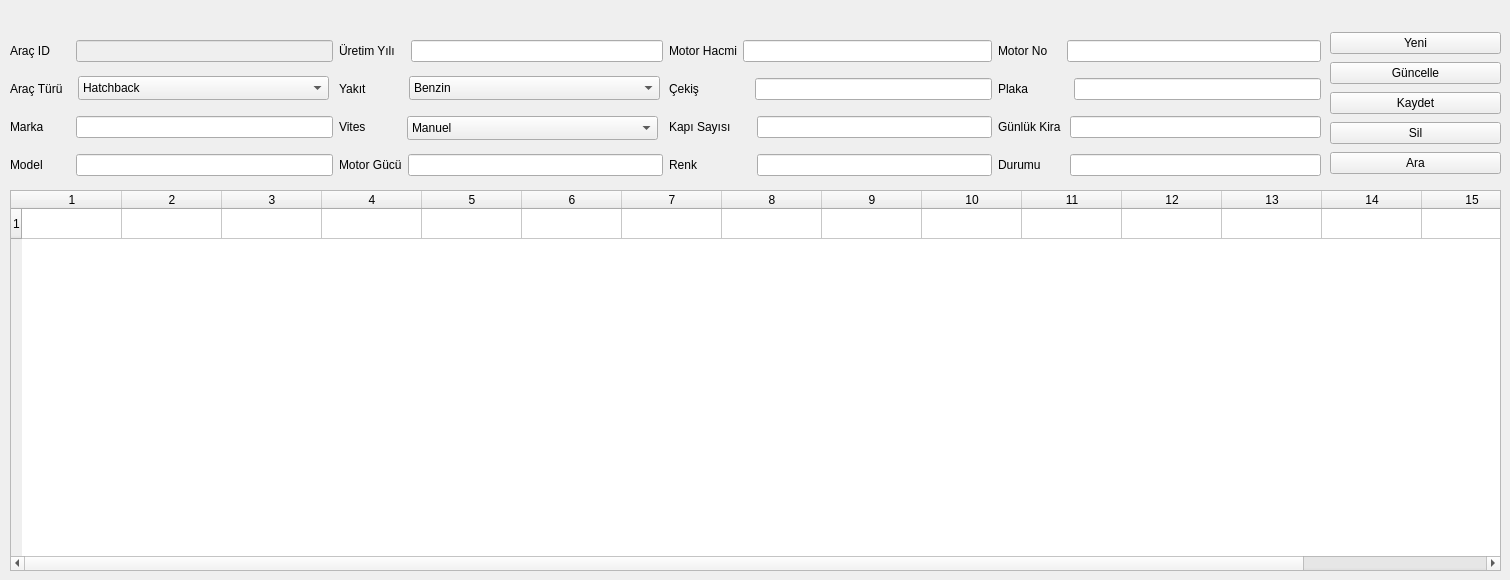
<?xml version="1.0" encoding="UTF-8"?>
<ui version="4.0">
 <class>Araclar</class>
 <widget class="QWidget" name="Araclar">
  <property name="geometry">
   <rect>
    <x>0</x>
    <y>0</y>
    <width>1510</width>
    <height>580</height>
   </rect>
  </property>
  <property name="windowTitle">
   <string>Araçlar</string>
  </property>
  <widget class="QWidget" name="verticalLayoutWidget">
   <property name="geometry">
    <rect>
     <x>1330</x>
     <y>30</y>
     <width>171</width>
     <height>151</height>
    </rect>
   </property>
   <layout class="QVBoxLayout" name="verticalLayout">
    <item>
     <widget class="QPushButton" name="push_yeni">
      <property name="text">
       <string>Yeni</string>
      </property>
     </widget>
    </item>
    <item>
     <widget class="QPushButton" name="push_guncelle">
      <property name="text">
       <string>Güncelle</string>
      </property>
     </widget>
    </item>
    <item>
     <widget class="QPushButton" name="push_kaydet">
      <property name="text">
       <string>Kaydet</string>
      </property>
     </widget>
    </item>
    <item>
     <widget class="QPushButton" name="push_sil">
      <property name="text">
       <string>Sil</string>
      </property>
     </widget>
    </item>
    <item>
     <widget class="QPushButton" name="push_ara">
      <property name="text">
       <string>Ara</string>
      </property>
     </widget>
    </item>
   </layout>
  </widget>
  <widget class="QTableWidget" name="tableWidget">
   <property name="geometry">
    <rect>
     <x>10</x>
     <y>190</y>
     <width>1491</width>
     <height>381</height>
    </rect>
   </property>
   <row>
    <property name="text">
     <string>1</string>
    </property>
   </row>
   <column>
    <property name="text">
     <string>1</string>
    </property>
   </column>
   <column>
    <property name="text">
     <string>2</string>
    </property>
   </column>
   <column>
    <property name="text">
     <string>3</string>
    </property>
   </column>
   <column>
    <property name="text">
     <string>4</string>
    </property>
   </column>
   <column>
    <property name="text">
     <string>5</string>
    </property>
   </column>
   <column>
    <property name="text">
     <string>6</string>
    </property>
   </column>
   <column>
    <property name="text">
     <string>7</string>
    </property>
   </column>
   <column>
    <property name="text">
     <string>8</string>
    </property>
   </column>
   <column>
    <property name="text">
     <string>9</string>
    </property>
   </column>
   <column>
    <property name="text">
     <string>10</string>
    </property>
   </column>
   <column>
    <property name="text">
     <string>11</string>
    </property>
   </column>
   <column>
    <property name="text">
     <string>12</string>
    </property>
   </column>
   <column>
    <property name="text">
     <string>13</string>
    </property>
   </column>
   <column>
    <property name="text">
     <string>14</string>
    </property>
   </column>
   <column>
    <property name="text">
     <string>15</string>
    </property>
   </column>
   <column>
    <property name="text">
     <string>16</string>
    </property>
   </column>
  </widget>
  <widget class="QWidget" name="gridLayoutWidget">
   <property name="geometry">
    <rect>
     <x>10</x>
     <y>30</y>
     <width>1311</width>
     <height>156</height>
    </rect>
   </property>
   <layout class="QGridLayout" name="gridLayout_2">
    <item row="0" column="0">
     <layout class="QHBoxLayout" name="horizontalLayout_7">
      <item>
       <widget class="QLabel" name="label_7">
        <property name="text">
         <string>Araç ID      </string>
        </property>
       </widget>
      </item>
      <item>
       <widget class="QLineEdit" name="line_arac_id">
        <property name="enabled">
         <bool>false</bool>
        </property>
       </widget>
      </item>
     </layout>
    </item>
    <item row="3" column="2">
     <layout class="QHBoxLayout" name="horizontalLayout_12">
      <item>
       <widget class="QLabel" name="label_12">
        <property name="text">
         <string>Renk                </string>
        </property>
       </widget>
      </item>
      <item>
       <widget class="QLineEdit" name="line_renk">
        <property name="enabled">
         <bool>true</bool>
        </property>
       </widget>
      </item>
     </layout>
    </item>
    <item row="0" column="1">
     <layout class="QHBoxLayout" name="horizontalLayout_13">
      <item>
       <widget class="QLabel" name="label_13">
        <property name="text">
         <string>Üretim Yılı   </string>
        </property>
       </widget>
      </item>
      <item>
       <widget class="QLineEdit" name="line_uretimyil">
        <property name="enabled">
         <bool>true</bool>
        </property>
       </widget>
      </item>
     </layout>
    </item>
    <item row="1" column="2">
     <layout class="QHBoxLayout" name="horizontalLayout_16">
      <item>
       <widget class="QLabel" name="label_16">
        <property name="text">
         <string>Çekiş               </string>
        </property>
       </widget>
      </item>
      <item>
       <widget class="QLineEdit" name="line_cekis">
        <property name="enabled">
         <bool>true</bool>
        </property>
       </widget>
      </item>
     </layout>
    </item>
    <item row="2" column="0">
     <layout class="QHBoxLayout" name="horizontalLayout">
      <item>
       <widget class="QLabel" name="label">
        <property name="text">
         <string>Marka        </string>
        </property>
       </widget>
      </item>
      <item>
       <widget class="QLineEdit" name="line_marka"/>
      </item>
     </layout>
    </item>
    <item row="3" column="0">
     <layout class="QHBoxLayout" name="horizontalLayout_6">
      <item>
       <widget class="QLabel" name="label_6">
        <property name="text">
         <string>Model        </string>
        </property>
       </widget>
      </item>
      <item>
       <widget class="QLineEdit" name="line_model"/>
      </item>
     </layout>
    </item>
    <item row="2" column="2">
     <layout class="QHBoxLayout" name="horizontalLayout_15">
      <item>
       <widget class="QLabel" name="label_15">
        <property name="text">
         <string>Kapı Sayısı      </string>
        </property>
       </widget>
      </item>
      <item>
       <widget class="QLineEdit" name="line_kapi">
        <property name="enabled">
         <bool>true</bool>
        </property>
       </widget>
      </item>
     </layout>
    </item>
    <item row="1" column="0">
     <layout class="QHBoxLayout" name="horizontalLayout_4">
      <item>
       <widget class="QLabel" name="label_4">
        <property name="text">
         <string>Araç Türü  </string>
        </property>
       </widget>
      </item>
     </layout>
    </item>
    <item row="3" column="1">
     <layout class="QHBoxLayout" name="horizontalLayout_11">
      <item>
       <widget class="QLabel" name="label_11">
        <property name="text">
         <string>Motor Gücü</string>
        </property>
       </widget>
      </item>
      <item>
       <widget class="QLineEdit" name="line_motor_guc">
        <property name="enabled">
         <bool>true</bool>
        </property>
       </widget>
      </item>
     </layout>
    </item>
    <item row="2" column="1">
     <layout class="QHBoxLayout" name="horizontalLayout_8">
      <item>
       <widget class="QLabel" name="label_8">
        <property name="text">
         <string>Vites             </string>
        </property>
       </widget>
      </item>
     </layout>
    </item>
    <item row="0" column="2">
     <layout class="QHBoxLayout" name="horizontalLayout_14">
      <item>
       <widget class="QLabel" name="label_14">
        <property name="text">
         <string>Motor Hacmi</string>
        </property>
       </widget>
      </item>
      <item>
       <widget class="QLineEdit" name="line_motor_hacim">
        <property name="enabled">
         <bool>true</bool>
        </property>
       </widget>
      </item>
     </layout>
    </item>
    <item row="1" column="1">
     <layout class="QHBoxLayout" name="horizontalLayout_5">
      <item>
       <widget class="QLabel" name="label_5">
        <property name="text">
         <string>Yakıt             </string>
        </property>
       </widget>
      </item>
     </layout>
    </item>
    <item row="1" column="3">
     <layout class="QHBoxLayout" name="horizontalLayout_23">
      <item>
       <widget class="QLabel" name="label_23">
        <property name="text">
         <string>Plaka            </string>
        </property>
       </widget>
      </item>
      <item>
       <widget class="QLineEdit" name="line_plaka">
        <property name="enabled">
         <bool>true</bool>
        </property>
       </widget>
      </item>
     </layout>
    </item>
    <item row="2" column="3">
     <layout class="QHBoxLayout" name="horizontalLayout_22">
      <item>
       <widget class="QLabel" name="label_22">
        <property name="text">
         <string>Günlük Kira </string>
        </property>
       </widget>
      </item>
      <item>
       <widget class="QLineEdit" name="line_gunluk_kira">
        <property name="enabled">
         <bool>true</bool>
        </property>
       </widget>
      </item>
     </layout>
    </item>
    <item row="0" column="3">
     <layout class="QHBoxLayout" name="horizontalLayout_21">
      <item>
       <widget class="QLabel" name="label_21">
        <property name="text">
         <string>Motor No    </string>
        </property>
       </widget>
      </item>
      <item>
       <widget class="QLineEdit" name="line_motor_no">
        <property name="enabled">
         <bool>true</bool>
        </property>
       </widget>
      </item>
     </layout>
    </item>
    <item row="3" column="3">
     <layout class="QHBoxLayout" name="horizontalLayout_24">
      <item>
       <widget class="QLabel" name="label_24">
        <property name="text">
         <string>Durumu       </string>
        </property>
       </widget>
      </item>
      <item>
       <widget class="QLineEdit" name="line_durum">
        <property name="enabled">
         <bool>true</bool>
        </property>
       </widget>
      </item>
     </layout>
    </item>
   </layout>
  </widget>
  <widget class="QComboBox" name="comboBox_tur">
   <property name="geometry">
    <rect>
     <x>78</x>
     <y>76</y>
     <width>251</width>
     <height>24</height>
    </rect>
   </property>
   <item>
    <property name="text">
     <string>Hatchback</string>
    </property>
   </item>
   <item>
    <property name="text">
     <string>Sedan</string>
    </property>
   </item>
   <item>
    <property name="text">
     <string>Station Wagon</string>
    </property>
   </item>
   <item>
    <property name="text">
     <string>Coupe</string>
    </property>
   </item>
   <item>
    <property name="text">
     <string>SUV</string>
    </property>
   </item>
   <item>
    <property name="text">
     <string>Cabrio</string>
    </property>
   </item>
  </widget>
  <widget class="QComboBox" name="comboBox_yakit">
   <property name="geometry">
    <rect>
     <x>409</x>
     <y>76</y>
     <width>251</width>
     <height>24</height>
    </rect>
   </property>
   <item>
    <property name="text">
     <string>Benzin</string>
    </property>
   </item>
   <item>
    <property name="text">
     <string>Benzin&amp;LPG</string>
    </property>
   </item>
   <item>
    <property name="text">
     <string>Dizel</string>
    </property>
   </item>
   <item>
    <property name="text">
     <string>Hybrid</string>
    </property>
   </item>
  </widget>
  <widget class="QComboBox" name="comboBox_vites">
   <property name="geometry">
    <rect>
     <x>407</x>
     <y>116</y>
     <width>251</width>
     <height>24</height>
    </rect>
   </property>
   <item>
    <property name="text">
     <string>Manuel</string>
    </property>
   </item>
   <item>
    <property name="text">
     <string>Otomatik</string>
    </property>
   </item>
  </widget>
 </widget>
 <resources/>
 <connections/>
</ui>
